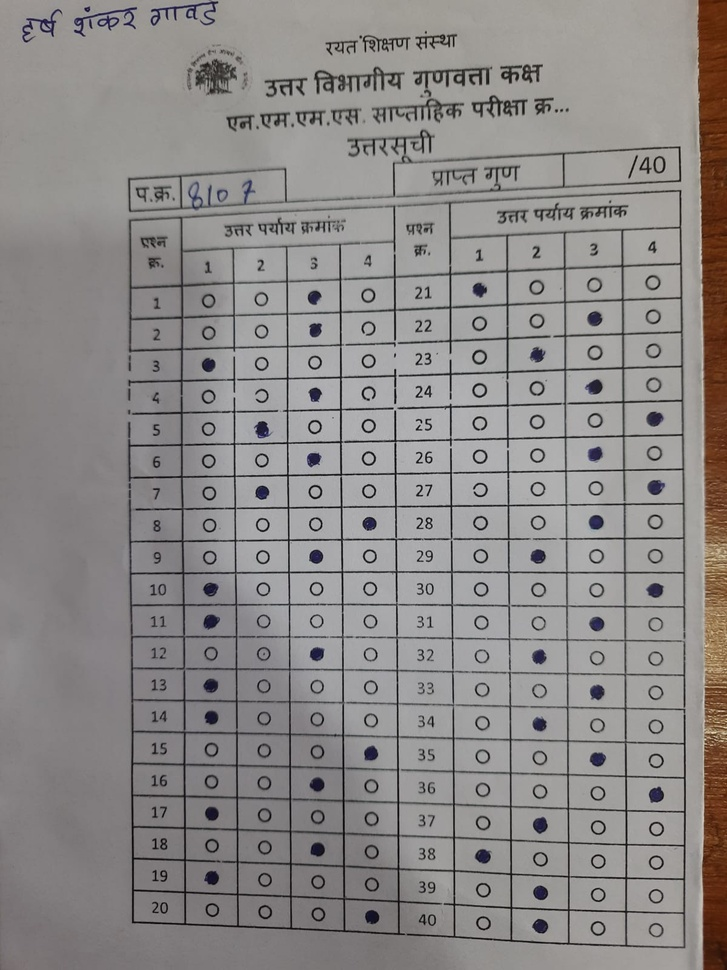
#> input picture omr-web/backend/data/sessions/336665d9-8d69-4863-9b62-4f0312f83061/sheets/001_raw.jpeg, 727 x 970 px, shrunk from 1200 x 1600 before the run
$ python debug_columns.py
#> lines starting #> are read from the running program, lines starting #| are printed output that depends on the picture; long printed decimals are rounded
#!/usr/bin/env python3
"""Debug column mapping"""
import cv2
import numpy as np

def debug_columns(img_path):
    img = cv2.imread(img_path)
#> img is the input picture: shape (970, 727, 3); mean B, G, R 136.2, 137.4, 140.7
    gray = cv2.cvtColor(img, cv2.COLOR_BGR2GRAY)
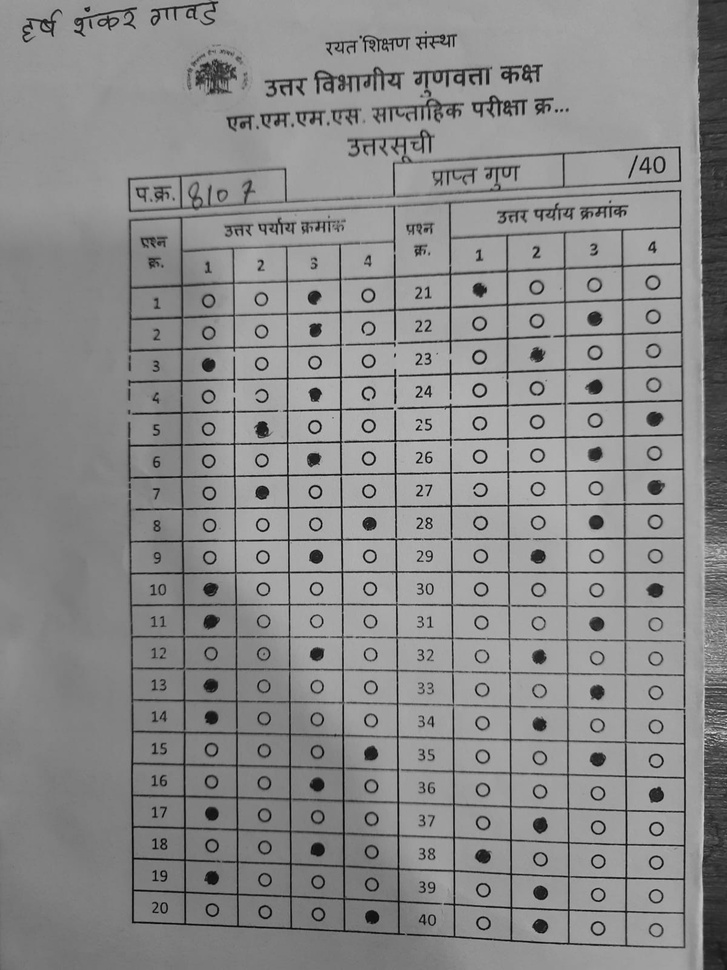
#> gray: shape (970, 727); min 0, max 221, mean 138.2
    gray_blur = cv2.medianBlur(gray, 5)
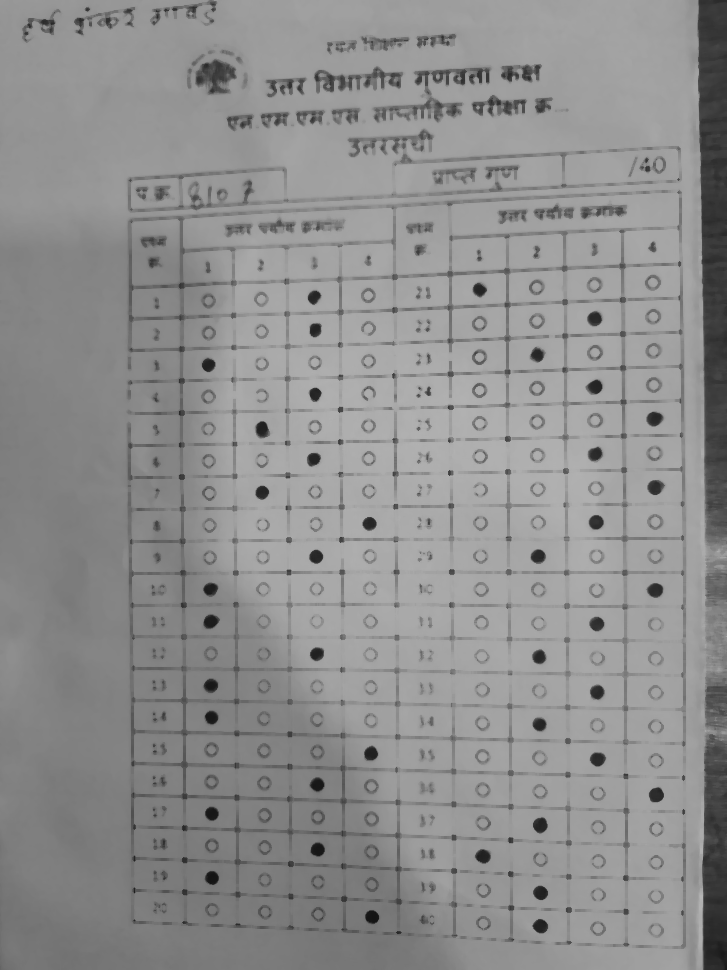
#> gray_blur: shape (970, 727); min 19, max 181, mean 142.5
    h, w = gray.shape
#> h = 970; w = 727

    # Detect circles
    circles = cv2.HoughCircles(
        gray_blur, cv2.HOUGH_GRADIENT, dp=1, minDist=15,
        param1=50, param2=18, minRadius=8, maxRadius=25
    )
#> circles = 59 rows, first 8: [485.5, 178.5, 20], [165.5, 197.5, 24.4], [485.5, 394.5, 24.4], [192.5, 193.5, 24.4], [457.5, 177.5, 16.6], [661.5, 163.5, 19.9], [240.5, 190.5, 21.1], [644.5, 164.5, 17.7]
    if circles is None:
        circles = cv2.HoughCircles(
            gray_blur, cv2.HOUGH_GRADIENT, dp=1, minDist=12,
            param1=40, param2=15, minRadius=6, maxRadius=30
        )
    if circles is None:
        print("No circles found!")
        return

    circles = np.round(circles[0]).astype(int)
#> circles = 59 rows, first 8: [486, 178, 20], [166, 198, 24], [486, 394, 24], [192, 194, 24], [458, 178, 17], [662, 164, 20], [240, 190, 21], [644, 164, 18]
    circles = [c for c in circles if 50 < c[0] < w - 50 and 250 < c[1] < h - 30]
#> circles = 37 items, first 6: [486, 394, 24], [600, 424, 24], [486, 718, 24], [274, 332, 15], [374, 460, 22], [316, 848, 24]

    # Remove outliers
    ys_all = sorted(c[1] for c in circles)
#> ys_all = 37 values from 296 to 918
    cut_y = None
    for i in range(1, min(15, len(ys_all))):
        if ys_all[i] - ys_all[i - 1] > 100:
            cut_y = ys_all[i]
#> this loop made 14 passes
    if cut_y is not None:
        circles = [c for c in circles if c[1] >= cut_y]

    pts = np.array([[c[0], c[1]] for c in circles])
#> pts = 37 pairs, first value 202 to 652, second value 296 to 918
    print(f"Found {len(pts)} circles")
#| Found 37 circles

    # Split left/right
    xs = pts[:, 0].reshape(-1, 1).astype(np.float32)
#> xs = 37 values, max 652 at index 36, min 202 at index 31, mean 430.1
    if len(set(pts[:, 0])) >= 2:
        criteria = (cv2.TERM_CRITERIA_EPS + cv2.TERM_CRITERIA_MAX_ITER, 100, 0.2)
        _, block_labels, block_centers = cv2.kmeans(xs, 2, None, criteria, 10, cv2.KMEANS_PP_CENTERS)
#> block_labels = 37 values, max 1 at index 0, min 0 at index 3, mean 0.568; block_centers = [278.1, 545.9]
        left_block_id = int(np.argmin(block_centers.flatten()))
#> left_block_id = 0
        print(f"Block centers: {block_centers.flatten()}")
#| Block centers: [278.125  545.9048]
        print(f"Left block ID: {left_block_id}")
#| Left block ID: 0
    else:
        print("Not enough x variation for blocks")
        return

    # Focus on left block (Q1-20)
    mask = block_labels.flatten() == left_block_id
    block_pts = pts[mask]
#> block_pts = 16 rows, first 8: [274, 332], [374, 460], [316, 848], [214, 812], [214, 848], [256, 880], [206, 684], [328, 746]
    print(f"Left block has {len(block_pts)} circles")
#| Left block has 16 circles

    # Find columns in left block
    bxs = block_pts[:, 0].reshape(-1, 1).astype(np.float32)
#> bxs = [274, 374, 316, 214, 214, 256, 206, 328, 224, 212, 206, 372, 370, 202, 364, 318]
    if len(set(block_pts[:, 0])) >= 4:
        _, col_labels, col_centers = cv2.kmeans(bxs, 4, None, criteria, 10, cv2.KMEANS_PP_CENTERS)
#> col_labels = [3, 2, 1, 0, 0, 3, 0, 1, 0, 0, 0, 2, 2, 0, 2, 1]; col_centers = [211.1, 320.7, 370, 265]
        col_centers_sorted = sorted(col_centers.flatten().tolist())
#> col_centers_sorted = [211.1, 265, 320.7, 370]
        print(f"Column centers (left to right): {col_centers_sorted}")
#| Column centers (left to right): [211.143, 265.0, 320.667, 370.0]

        # Show the cluster mapping
        cluster_order = np.argsort(col_centers.flatten())
#> cluster_order = [0, 3, 1, 2]
        cluster_to_opt = {int(cluster_order[i]): i for i in range(4)}
#> cluster_to_opt = {0: 0, 3: 1, 1: 2, 2: 3}
        print(f"Cluster order: {cluster_order}")
#| Cluster order: [0 3 1 2]
        print(f"Cluster to option mapping: {cluster_to_opt}")
#| Cluster to option mapping: {0: 0, 3: 1, 1: 2, 2: 3}

        # Show actual column assignments
        for i in range(4):
            cluster_id = cluster_order[i]
            actual_x = col_centers[cluster_id][0]
            print(f"Option {i+1} -> Cluster {cluster_id} at x={actual_x:.1f}")
#> this loop made 4 passes
#> (cluster_id, actual_x) on passes 1 to 4: (0, 211.1), (3, 265), (1, 320.7), (2, 370)
#| Option 1 -> Cluster 0 at x=211.1
#| Option 2 -> Cluster 3 at x=265.0
#| Option 3 -> Cluster 1 at x=320.7
#| Option 4 -> Cluster 2 at x=370.0

        # Test Q1 specifically
        ys = block_pts[:, 1].astype(np.float64)
#> ys = [332, 460, 848, 812, 848, 880, 684, 746, 656, 782, 330, 720, 918, 296, 814, 430]
        y_min = ys.min()
#> y_min = 296

        print(f"\nQ1 sampling positions:")
        for opt_idx in range(4):
            # Find circles assigned to this option
            assigned_circles = []
            for i in range(len(block_pts)):
                if cluster_to_opt.get(int(col_labels[i][0]), -1) == opt_idx:
                    assigned_circles.append(block_pts[i])

            if assigned_circles:
                avg_x = np.mean([p[0] for p in assigned_circles])
                print(f"  Option {opt_idx+1}: x={avg_x:.1f}")
    else:
        print("Not enough x variation for columns")

if __name__ == "__main__":
    debug_columns("data/sessions/336665d9-8d69-4863-9b62-4f0312f83061/sheets/001_raw.jpeg")

$ run again, with omr-web/backend/data/sessions/336665d9-8d69-4863-9b62-4f0312f83061/sheets/002_raw.jpeg copied over omr-web/backend/data/sessions/336665d9-8d69-4863-9b62-4f0312f83061/sheets/001_raw.jpeg
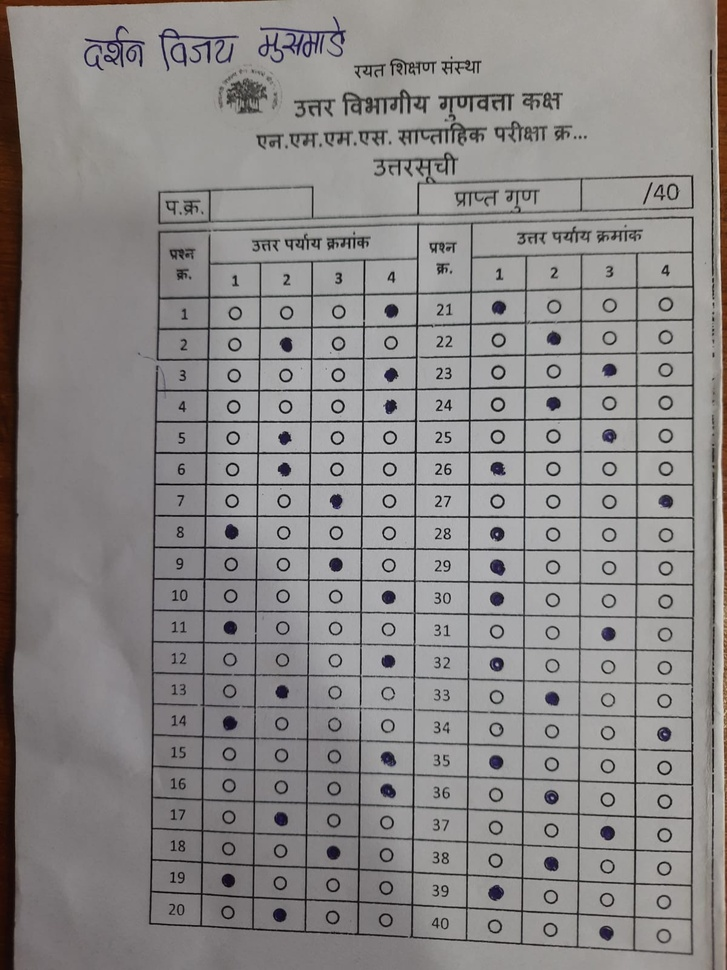
#> input picture omr-web/backend/data/sessions/336665d9-8d69-4863-9b62-4f0312f83061/sheets/002_raw.jpeg, 727 x 970 px, shrunk from 1200 x 1600 before the run
#> in debug_columns, img is the input picture: shape (970, 727, 3); mean B, G, R 135.6, 136.3, 139
#> in debug_columns, `gray_blur = cv2.medianBlur(gray, 5)`:
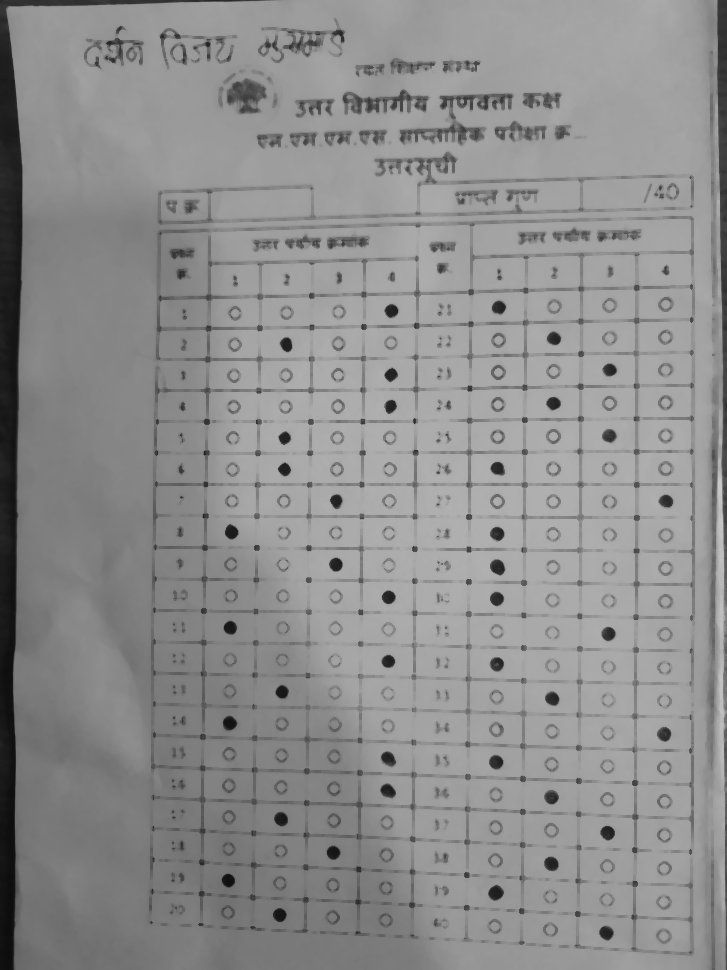
#> gray_blur: shape (970, 727); min 12, max 200, mean 141.6
#> in debug_columns, `circles = cv2.HoughCircles( gray_blur, cv2.HOUGH_GRADIENT, dp=1, minDi..`: circles = 62 rows, first 8: [471.5, 112.5, 22.2], [182.5, 208.5, 24.4], [249.5, 88.5, 19.9], [665.5, 196.5, 19.9], [675.5, 933.5, 17.6], [619.5, 335.5, 18.8], [219.5, 49.5, 13.8], [424.5, 108.5, 24.4]
#> in debug_columns, `circles = np.round(circles[0]).astype(int)`: circles = 62 rows, first 8: [472, 112, 22], [182, 208, 24], [250, 88, 20], [666, 196, 20], [676, 934, 18], [620, 336, 19], [220, 50, 14], [424, 108, 24]
#> in debug_columns, `circles = [c for c in circles if 50 < c[0] < w - 50 and 250 < c[1] < h..`: circles = 43 items, first 6: [676, 934, 18], [620, 336, 19], [660, 804, 23], [454, 694, 18], [342, 406, 19], [228, 786, 24]
#> ys_all = 43 values from 252 to 934
#> the loop in debug_columns, `for i in range(1, min(15, len(ys_all))):` made 14 passes
#> pts = 43 pairs, first value 218 to 676, second value 252 to 934
#| Found 43 circles
#> xs = 43 values, max 676 at index 0, min 218 at index 16, mean 479.3
#> block_labels = 43 values, max 1 at index 3, min 0 at index 0, mean 0.465; block_centers = [613, 325.7]
#> left_block_id = 1
#| Block centers: [612.957 325.7    ]
#| Left block ID: 1
#> block_pts = 20 rows, first 8: [454, 694], [342, 406], [228, 786], [224, 812], [298, 628], [332, 600], [236, 378], [280, 820]
#| Left block has 20 circles
#> bxs = 20 values, max 454 at index 0, min 218 at index 10, mean 325.7
#> col_labels = 20 values, max 3 at index 4, min 0 at index 2, mean 1.4; col_centers = [228, 434.4, 336.9, 281.3]
#> col_centers_sorted = [228, 281.3, 336.9, 434.4]
#| Column centers (left to right): [228.0, 281.333, 336.857, 434.400]
#> cluster_order = [0, 3, 2, 1]
#> cluster_to_opt = {0: 0, 3: 1, 2: 2, 1: 3}
#| Cluster order: [0 3 2 1]
#| Cluster to option mapping: {0: 0, 3: 1, 2: 2, 1: 3}
#> the loop in debug_columns, `for i in range(4):` made 4 passes
#> (cluster_id, actual_x) on passes 1 to 4: (0, 228), (3, 281.3), (2, 336.9), (1, 434.4)
#> (printed output is left out)
#> ys = 20 values, max 910 at index 19, min 252 at index 17, mean 655.7
#> y_min = 252

$ run again, with omr-web/backend/data/sessions/336665d9-8d69-4863-9b62-4f0312f83061/sheets/003_raw.jpeg copied over omr-web/backend/data/sessions/336665d9-8d69-4863-9b62-4f0312f83061/sheets/001_raw.jpeg
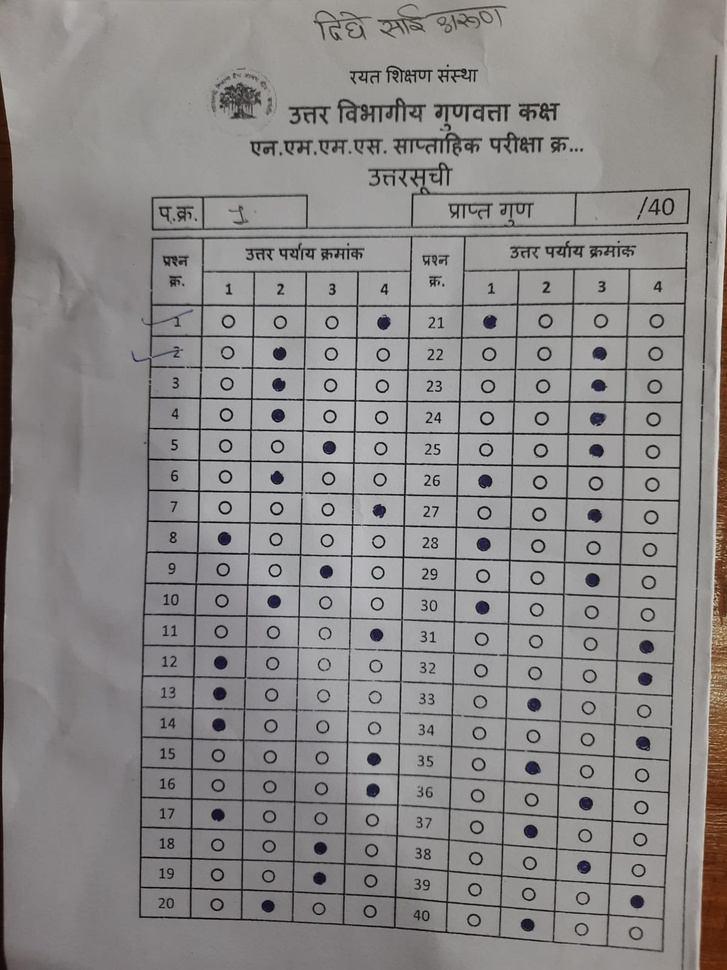
#> input picture omr-web/backend/data/sessions/336665d9-8d69-4863-9b62-4f0312f83061/sheets/003_raw.jpeg, 727 x 970 px, shrunk from 1200 x 1600 before the run
#> in debug_columns, img is the input picture: shape (970, 727, 3); mean B, G, R 136.4, 137, 139.6
#> in debug_columns, `gray_blur = cv2.medianBlur(gray, 5)`:
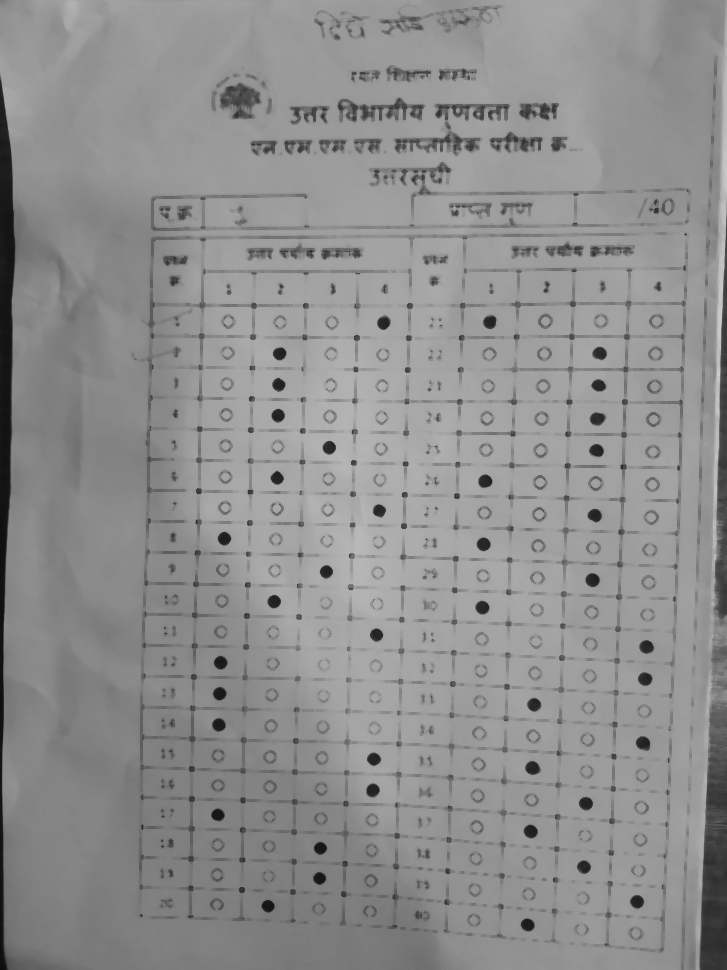
#> gray_blur: shape (970, 727); min 13, max 204, mean 142.5
#> in debug_columns, `circles = cv2.HoughCircles( gray_blur, cv2.HOUGH_GRADIENT, dp=1, minDi..`: circles = 37 rows, first 8: [186.5, 216.5, 18.8], [415.5, 157.5, 17.7], [374.5, 822.5, 21], [241.5, 104.5, 13.8], [230.5, 93.5, 16.6], [167.5, 215.5, 21.1], [641.5, 351.5, 16.6], [434.5, 179.5, 11.8]
#> in debug_columns, `circles = np.round(circles[0]).astype(int)`: circles = 37 rows, first 8: [186, 216, 19], [416, 158, 18], [374, 822, 21], [242, 104, 14], [230, 94, 17], [168, 216, 21], [642, 352, 17], [434, 180, 12]
#> in debug_columns, `circles = [c for c in circles if 50 < c[0] < w - 50 and 250 < c[1] < h..`: circles = 24 items, first 6: [374, 822, 21], [642, 352, 17], [484, 418, 24], [220, 874, 24], [592, 678, 24], [220, 632, 24]
#> ys_all = [316, 320, 320, 352, 382, 416, 418, 486, 508, 576, 596, 632, 662, 678, 732, 766, 794, 810, 818, 822, 824, 828, 874, 890]
#> the loop in debug_columns, `for i in range(1, min(15, len(ys_all))):` made 14 passes
#> pts = 24 rows, first 8: [374, 822], [642, 352], [484, 418], [220, 874], [592, 678], [220, 632], [224, 416], [598, 486]
#| Found 24 circles
#> xs = 24 values, max 656 at index 20, min 162 at index 8, mean 399.9
#> block_labels = 24 values, max 1 at index 0, min 0 at index 3, mean 0.625; block_centers = [227.8, 503.2]
#> left_block_id = 0
#| Block centers: [227.778 503.2    ]
#| Left block ID: 0
#> block_pts = [[220, 874], [220, 632], [224, 416], [162, 596], [232, 320], [282, 508], [180, 818], [310, 810], [220, 382]]
#| Left block has 9 circles
#> bxs = [220, 220, 224, 162, 232, 282, 180, 310, 220]
#> col_labels = [0, 0, 0, 2, 0, 1, 2, 3, 0]; col_centers = [223.2, 282, 171, 310]
#> col_centers_sorted = [171, 223.2, 282, 310]
#| Column centers (left to right): [171.0, 223.200, 282.0, 310.0]
#> cluster_order = [2, 0, 1, 3]
#> cluster_to_opt = {2: 0, 0: 1, 1: 2, 3: 3}
#| Cluster order: [2 0 1 3]
#| Cluster to option mapping: {2: 0, 0: 1, 1: 2, 3: 3}
#> the loop in debug_columns, `for i in range(4):` made 4 passes
#> (cluster_id, actual_x) on passes 1 to 4: (2, 171), (0, 223.2), (1, 282), (3, 310)
#> (printed output is left out)
#> ys = [874, 632, 416, 596, 320, 508, 818, 810, 382]
#> y_min = 320
